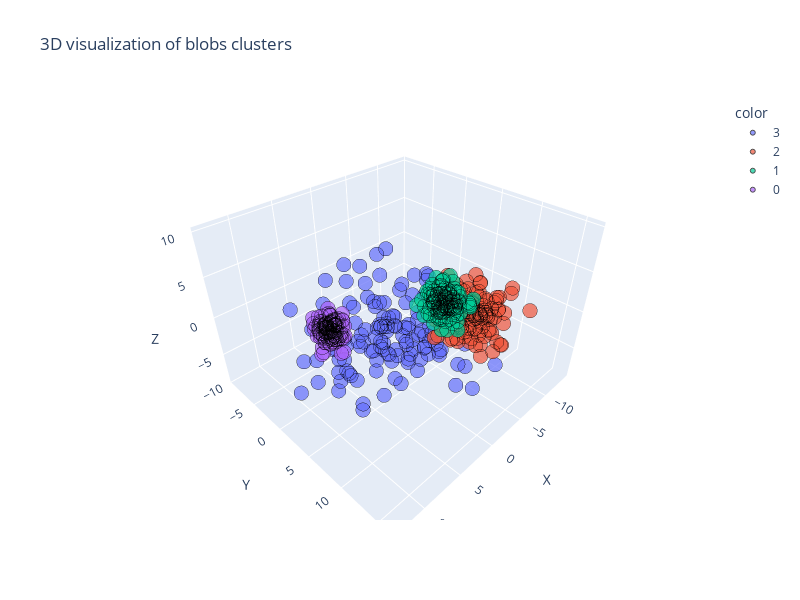

Write notebook code for a chart like this one.
### Code cell
#3-D visualization of clusters 
import plotly.express as px

#convert 'x' features in dataframe 
df = pd.DataFrame(x, columns= ['X', 'Y', 'Z'])

fig = px.scatter_3d(
    df, 
    x= 'X', y= 'Y', z= 'Z', 
    opacity= 0.7, 
    title= '3D visualization of blobs clusters',
    color= labels.astype('str'), 
)

fig.update_traces(
    #updating marker edge color = black 
    marker= dict(size= 5, line= dict(width= 1, color= 'black')), 
    showlegend= True, 
)

fig.update_layout(
    coloraxis_showscale= False,
    width= 800, height= 600
)
fig.show()
